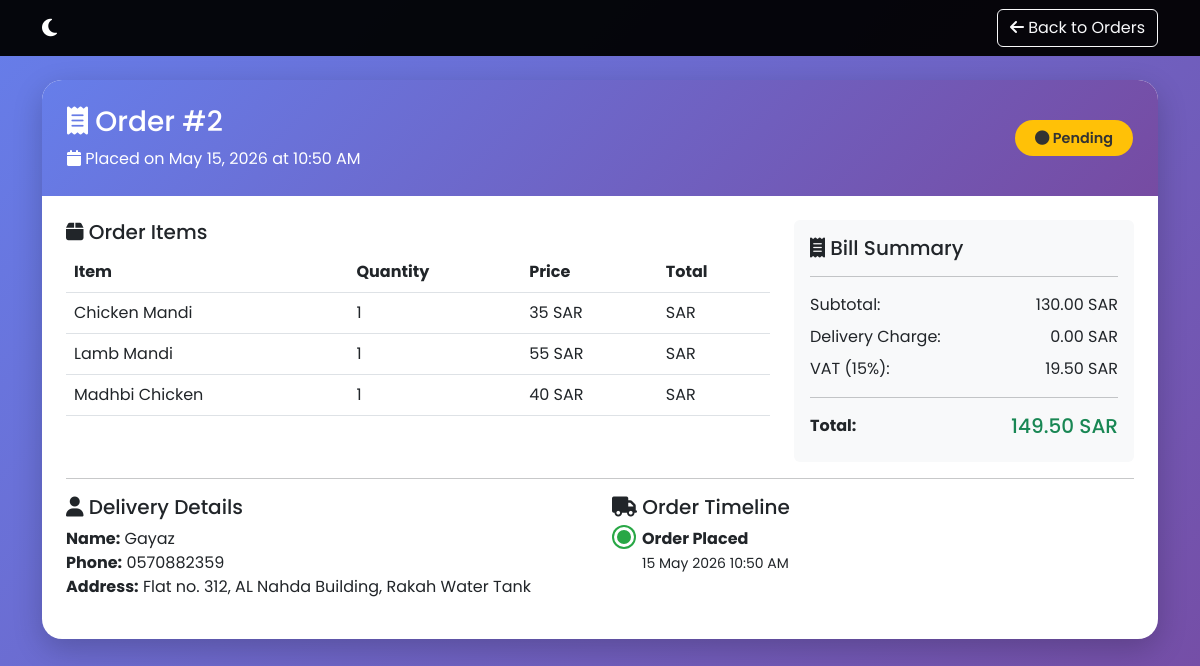
/order/2/ (signed in), run on the app's committed database.
### billing/models.py (models this page shows, shortened)
class Order(models.Model):
    PAYMENT_METHOD_CHOICES = [
        ('cod', 'Cash on Delivery'),
        ('online', 'Online Payment'),
    ]
    PAYMENT_STATUS_CHOICES = [
        ('PENDING', 'Pending'),
        ('PAID', 'Paid'),
        ('FAILED', 'Failed'),
    ]
    STATUS_CHOICES = [
        ('PENDING', 'Pending'),
        ('CONFIRMED', 'Confirmed'),
        ('PREPARING', 'Preparing'),
        ('OUT_FOR_DELIVERY', 'Out for Delivery'),
        ('DELIVERED', 'Delivered'),
        ('CANCELLED', 'Cancelled'),
    ]
    user = models.ForeignKey(User, on_delete=models.CASCADE, related_name='orders', null=True, blank=True)
    customer_name = models.CharField(max_length=100)
    customer_phone = models.CharField(max_length=20)
    customer_address = models.TextField(blank=True)
    items_json = models.TextField()
    subtotal = models.DecimalField(max_digits=10, decimal_places=2, default=0)
    delivery_charge = models.DecimalField(max_digits=10, decimal_places=2, default=0)
    vat_amount = models.DecimalField(max_digits=10, decimal_places=2, default=0)
    total = models.DecimalField(max_digits=10, decimal_places=2, default=0)
    payment_method = models.CharField(max_length=20, choices=PAYMENT_METHOD_CHOICES, default='cod')
    payment_status = models.CharField(max_length=20, choices=PAYMENT_STATUS_CHOICES, default='PENDING')
    transaction_id = models.CharField(max_length=100, blank=True, null=True)
    status = models.CharField(max_length=20, choices=STATUS_CHOICES, default='PENDING')
    created_at = models.DateTimeField(auto_now_add=True)

### billing/views.py (the view)
# urls.py: path('order/<int:order_id>/', views.order_detail_view, name='order_detail'),
@login_required
def order_detail_view(request, order_id):
    order = get_object_or_404(Order, id=order_id, user=request.user)
    items = json.loads(order.items_json)
    return render(request, 'billing/order_detail.html', {'order': order, 'items': items})

### billing/templates/billing/order_detail.html (shortened to what this page needs)
<!DOCTYPE html>
{% load static %}
<html lang="en">
<head>
    <link href="https://cdn.jsdelivr.net/npm/bootstrap@5.3.0/dist/css/bootstrap.min.css" rel="stylesheet">
    <link rel="stylesheet" href="https://cdnjs.cloudflare.com/ajax/libs/font-awesome/6.4.0/css/all.min.css">
</head>
<body>
    <nav class="navbar navbar-dark fixed-top" style="background: rgba(0,0,0,0.95);">
        <div class="container">
            <a class="navbar-brand" href="{% url 'home' %}">
                <i class="fas fa-moon"></i> {{ restaurant_name }}
            </a>
            <a href="{% url 'my_orders' %}" class="btn btn-outline-light">
                <i class="fas fa-arrow-left"></i> Back to Orders
            </a>
        </div>
    </nav>
    <div class="container">
        <div class="detail-card">
            <div class="detail-header">
                <div class="row align-items-center">
                    <div class="col-md-6">
                        <h3><i class="fas fa-receipt"></i> Order #{{ order.id }}</h3>
                        <p class="mb-0">
                            <i class="fas fa-calendar"></i> Placed on {{ order.created_at|date:"F d, Y" }} at {{ order.created_at|time:"h:i A" }}
                        </p>
                    </div>
                    <div class="col-md-6 text-end">
                        <span class="status-badge status-{{ order.status }}">
                            <i class="fas fa-circle"></i> {{ order.get_status_display }}
                        </span>
                    </div>
                </div>
            </div>
            <div class="p-4">
                <div class="row">
                    <div class="col-md-8">
                        <h5><i class="fas fa-box"></i> Order Items</h5>
                        <div class="table-responsive">
                            <table class="table">
                                <thead>
                                    <tr><th>Item</th><th>Quantity</th><th>Price</th><th>Total</th></tr>
                                </thead>
                                <tbody>
                                    {% for item in items %}
                                    <tr>
                                        <td>{{ item.name }}</td>
                                        <td>{{ item.quantity }}</td>
                                        <td>{{ item.price }} SAR</td>
                                        <td>{{ item.price|floatformat:2|add:item.quantity|floatformat:2 }} SAR</td>
                                    </tr>
                                    {% endfor %}
                                </tbody>
                            </table>
                        </div>
                    </div>
                    <div class="col-md-4">
                        <div class="bill-summary bg-light p-3 rounded">
                            <h5><i class="fas fa-receipt"></i> Bill Summary</h5>
                            <hr>
                            <div class="d-flex justify-content-between mb-2">
                                <span>Subtotal:</span>
                                <span>{{ order.subtotal }} SAR</span>
                            </div>
                            <div class="d-flex justify-content-between mb-2">
                                <span>Delivery Charge:</span>
                                <span>{{ order.delivery_charge }} SAR</span>
                            </div>
                            <div class="d-flex justify-content-between mb-2">
                                <span>VAT (15%):</span>
                                <span>{{ order.vat_amount }} SAR</span>
                            </div>
                            <hr>
                            <div class="d-flex justify-content-between">
                                <strong>Total:</strong>
                                <strong class="text-success h5">{{ order.total }} SAR</strong>
                            </div>
                        </div>
                    </div>
                </div>
                <hr>
                <div class="row mt-3">
                    <div class="col-md-6">
                        <h5><i class="fas fa-user"></i> Delivery Details</h5>
                        <p>
                            <strong>Name:</strong> {{ order.customer_name }}<br>
                            <strong>Phone:</strong> {{ order.customer_phone }}<br>
                            <strong>Address:</strong> {{ order.customer_address|default:"Not provided" }}
                        </p>
                    </div>
                    <div class="col-md-6">
                        <h5><i class="fas fa-truck"></i> Order Timeline</h5>
                        <div class="timeline">
                            <div class="timeline-item">
                                <div class="timeline-icon"></div>
                                <strong>Order Placed</strong><br>
                                <small>{{ order.created_at|date:"d M Y h:i A" }}</small>
                            </div>
                        </div>
                    </div>
                </div>
            </div>
        </div>
    </div>
</body>
</html>

### billing/templates/billing/order_detail.html (style rules this page uses)
body { font-family: 'Poppins', sans-serif; background: linear-gradient(135deg, #667eea 0%, #764ba2 100%); min-height: 100vh; padding-top: 80px; }
.detail-card { background: white; border-radius: 20px; box-shadow: 0 10px 30px rgba(0,0,0,0.2); overflow: hidden; }
.detail-header { background: linear-gradient(135deg, #667eea, #764ba2); color: white; padding: 25px; }
.status-badge { padding: 8px 20px; border-radius: 25px; font-size: 0.9rem; font-weight: 600; }
.status-PENDING { background: #ffc107; color: #333; }
.timeline { position: relative; padding-left: 30px; }
.timeline-item { position: relative; padding-bottom: 30px; }
.timeline-item:before { content: ''; position: absolute; left: -20px; top: 0; width: 2px; height: 100%; background: #ddd; }
.timeline-item:last-child:before { height: 0; }
.timeline-icon { position: absolute; left: -28px; top: 0; width: 20px; height: 20px; border-radius: 50%; background: #28a745; border: 3px solid white; box-shadow: 0 0 0 2px #28a745; }

### data on the page
Order: id "2", created_at "May 15, 2026", created_at "10:50 AM", status "Pending", subtotal "130.00", delivery_charge "0.00", vat_amount "19.50", total "149.50", customer_name "Gayaz", customer_phone "0570882359", customer_address "Flat no. 312, AL Nahda Building, Rakah Water Tank", created_at "15 May 2026 10:50 AM"

### other printed values
{{ item.name }} "Chicken Mandi" "Lamb Mandi" "Madhbi Chicken"
{{ item.quantity }} "1" "1" "1"
{{ item.price }} "35" "55" "40"
